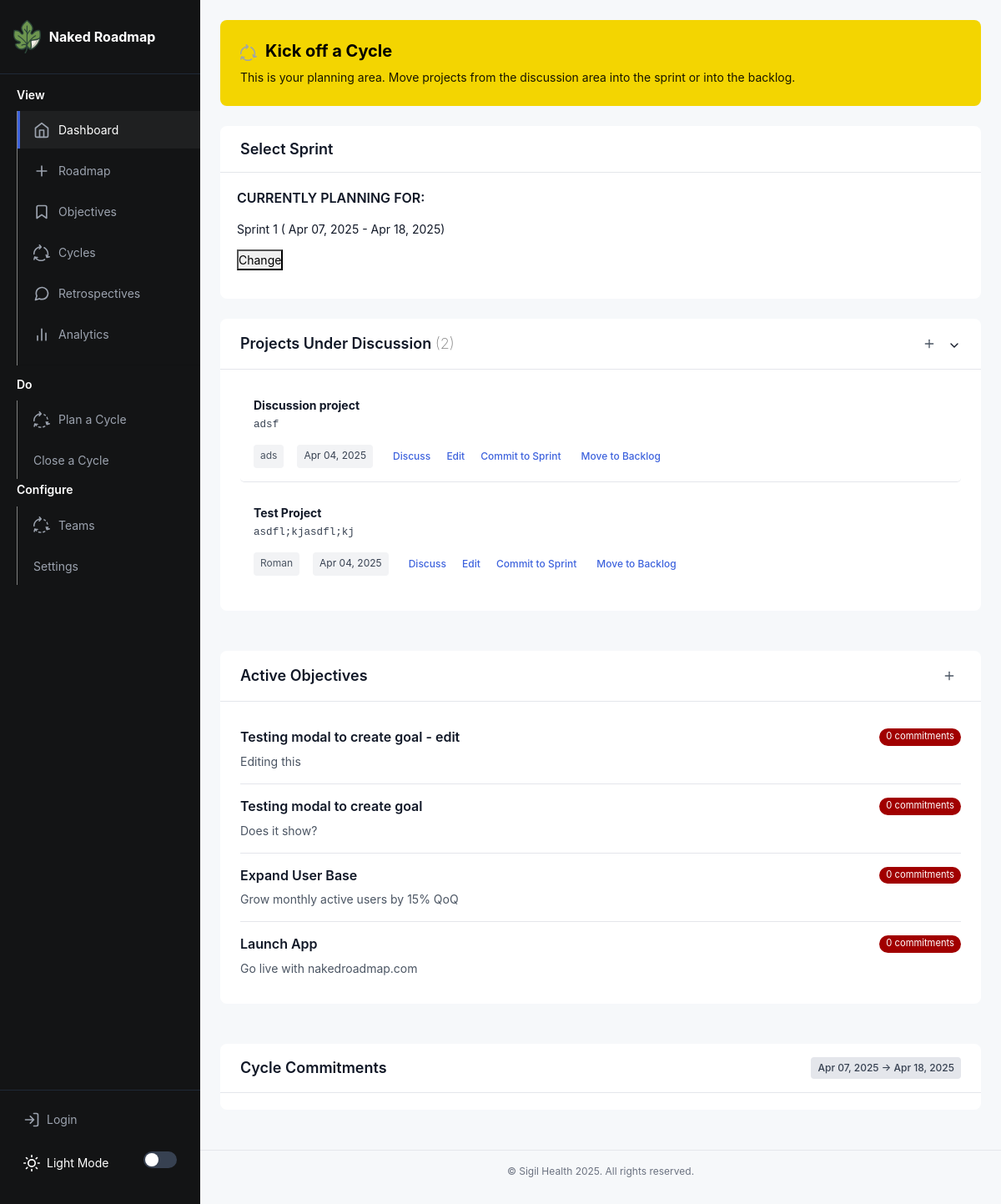
Screenshot of /planning/cycle/2 with the database file from the repository.
### app/models.py (models this page shows, shortened)
class Sprint(db.Model):
    id: so.Mapped[int] = so.mapped_column(primary_key=True)
    created: so.Mapped[datetime] = so.mapped_column(index=True, default=lambda: datetime.now(timezone.utc))
    title: so.Mapped[str] = so.mapped_column(sa.TEXT())
    date_start: so.Mapped[date] = so.mapped_column(index=True)
    date_end: so.Mapped[date] = so.mapped_column(index=True)
    goals: so.Mapped[str] = so.mapped_column(sa.TEXT(), nullable=True)
    status: so.Mapped[str] = so.mapped_column(sa.TEXT(), nullable=True)

class Project(db.Model):
    __tablename__ = "project"
    id: so.Mapped[int] = so.mapped_column(primary_key=True)
    name: so.Mapped[str] = so.mapped_column(sa.TEXT())
    created: so.Mapped[datetime] = so.mapped_column(index=True, default=lambda: datetime.now(timezone.utc))
    dri: so.Mapped[str] = so.mapped_column(sa.TEXT())
    team: so.Mapped[str] = so.mapped_column(sa.TEXT())
    context: so.Mapped[str] = so.mapped_column(sa.TEXT())
    why: so.Mapped[str] = so.mapped_column(sa.TEXT())
    requirements: so.Mapped[str] = so.mapped_column(sa.TEXT())
    launch: so.Mapped[str] = so.mapped_column(sa.TEXT())
    location: so.Mapped[str] = so.mapped_column(sa.TEXT(),  nullable=True, default="discussion")
    type: so.Mapped[str] = so.mapped_column(sa.TEXT(), nullable=True)
    status: so.Mapped[str] = so.mapped_column(sa.TEXT(), nullable=True, default="Active")
    objective_id = db.Column(db.Integer, db.ForeignKey('goal.id'), nullable=True)
    objective = db.relationship('Goal', backref=db.backref('projects', lazy='dynamic'))

class Goal(db.Model):
    __tablename__ = "goal"
    id: so.Mapped[int] = so.mapped_column(primary_key=True)
    created: so.Mapped[datetime] = so.mapped_column(index=True, default=lambda: datetime.now(timezone.utc))
    title: so.Mapped[str] = so.mapped_column(sa.TEXT())
    requested_by: so.Mapped[str] = so.mapped_column(sa.TEXT())
    details: so.Mapped[str] = so.mapped_column(sa.TEXT())
    user_id: so.Mapped[int] = so.mapped_column(sa.ForeignKey(User.id), index=True)
    status: so.Mapped[str] = so.mapped_column(sa.TEXT(), nullable=True, default="Active")
    completed: so.Mapped[datetime] = so.mapped_column(nullable=True)

### app/routes.py (the view)
@app.route('/planning/cycle/<int:sprint_id>', methods=['GET'])
def planningStep2CycleSelected(sprint_id):
    projects = (
        Project.query
        .order_by(Project.created.desc())
        .filter(Project.status != "Completed")
        .all()
    )
    goals = (
        db.session.query(
            Goal,
            func.count(SprintProjectMap.id).label('sprint_project_count')
        )
        .outerjoin(Project, Project.objective_id == Goal.id)
        .outerjoin(SprintProjectMap, (SprintProjectMap.project_id == Project.id) &
                                     (SprintProjectMap.sprint_id == sprint_id))
        .filter(Goal.status == 'Active')
        .group_by(Goal.id)
        .order_by(Goal.created.desc())
        .all()
    )
    selectedsprint = (
        Sprint.query
        .filter(Sprint.id == sprint_id)
        .first()
    )
    sprints = (
        Sprint.query
        .filter(Sprint.status != "Completed")
        .order_by(Sprint.date_start.asc())
        .all()
    )
    sprintlog = (
        SprintProjectMap.query
        .filter(SprintProjectMap.sprint_id == sprint_id)
        .order_by(SprintProjectMap.order.asc())
        .all()
    )
    today = datetime.now()
    return render_template(
        'plan-cycle-2.html',
        title='Plan a Cycle',
        projects=projects,
        goals=goals,
        config=Config,
        sprints=sprints,
        sprintlog=sprintlog,
        datetime=datetime,
        today=today,
        selectedsprint=selectedsprint
    )

### app/routes.py (called while the page is built)
@app.context_processor
def inject_csrf_token():
    return dict(csrf_token=generate_csrf())

### app/templates/plan-cycle-2.html (shortened to what this page needs)
{% extends 'base.html' %}
{% block content %}
<div class="welcome-banner">
  <h2><img src="{{ url_for('static', filename='./icons/cycle.svg')}}" style="max-height:20px; margin-right:10px;">Kick off a Cycle</h2>
  <p>This is your planning area. Move projects from the discussion area into the sprint or into the backlog.</p>
</div>
<section class="section cycle-section">
  <div class="section-header collapsible-header" onclick="toggleCycleSection()">
    <h3>Select Sprint</h3>
  </div>
  <div style="padding:20px;">
    <h4>CURRENTLY PLANNING FOR:</h4>
    <p>{{ selectedsprint.title }} ( {{selectedsprint.date_start.strftime('%b %d, %Y')}} - {{selectedsprint.date_end.strftime('%b %d, %Y')}})</p>
    <p><button id="toggleSelectSprint">Change</button>
    </p>
  </div>
</section>
<section class="two-column-section">
  <section class="section discussion-section column-wide section">
    <div class="section-header collapsible-header" onclick="toggleDiscussionSection()">
      <h3>Projects Under Discussion <span style="color:gray; font-weight:200;">({{ projects|selectattr('location', '==', "discussion")|list|length }})</span></h3>
      <div class="header-actions">
        <a href="{{ url_for('createProject') }}" class="btn-icon" title="Add new Goal">
          <svg width="16" height="16" viewBox="0 0 24 24" fill="none" stroke="currentColor" stroke-width="2" stroke-linecap="round" stroke-linejoin="round">
            <line x1="12" y1="5" x2="12" y2="19"></line>
            <line x1="5" y1="12" x2="19" y2="12"></line>
          </svg>
        </a>
        <span class="collapse-icon">
          <svg width="16" height="16" viewBox="0 0 24 24" fill="none" stroke="currentColor" stroke-width="2" stroke-linecap="round" stroke-linejoin="round">
            <polyline points="6 9 12 15 18 9"></polyline>
          </svg>
        </span>
      </div>
    </div>
    <div class="discussion-list" id="discussion-list">
      {% for project in projects|selectattr('location', '==', "discussion")|list %}
      <div class="discussion-item" data-project-id="{{ project.id }}">
        <p><strong>{{ project.name }}</strong><br>
          <span class="discussion-details">{{ project.context }}</span>
        </p>
        <div class="discussion-actions">
          <span class="requester date-badge">{{ project.dri }}</span> <span class="date-badge">{{ project.created.strftime('%b %d, %Y') }}</span>
          <button class="btn-text discuss-btn" data-project-id="{{ project.id }}">Discuss</button>
          <a href="{{ url_for('edit', project_id=project.id) }}" class="btn-icon" title="Edit project"><button class="btn-text">Edit</button></a>
          <button class="btn-text add-to-cycle-btn" data-project-id="{{ project.id }}">Commit to Sprint</button>
          <button class="btn-text move-to-backlog-btn" data-project-id="{{ project.id }}">Move to Backlog</button>
        </div>
      </div>
      {% endfor %}
    </div>
  </section>
  <section class="section discussion-section column-narrow section">
    <div class="section-header">
      <h3>Active Objectives</h3>
      <a href="{{ url_for('createGoal') }}" class="btn-icon" title="Add new Goal">
        <svg width="16" height="16" viewBox="0 0 24 24" fill="none" stroke="currentColor" stroke-width="2" stroke-linecap="round" stroke-linejoin="round">
          <line x1="12" y1="5" x2="12" y2="19"></line>
          <line x1="5" y1="12" x2="19" y2="12"></line>
        </svg>
      </a>
    </div>
    <div class="goals-list">
    {% for goal_data in goals %}
    <div class="goal-item">
      <h4 style="display:flex; justify-content: space-between;">
        {{ goal_data.Goal.title }}
        <span class='project-count-badge {% if goal_data.sprint_project_count == 0 %}' style='background-color:#a10000; color:white;{% endif %}'>
          {{ goal_data.sprint_project_count }} commitment{% if goal_data.sprint_project_count != 1 %}s{% endif %}
        </span>
      </h4>
      <p>{{ goal_data.Goal.details }}</p>
    </div>
    {% endfor %}
  </div>
  </section>
</section>
<section>
  <div class="section">
    <div class="section-header">
      <h3>Cycle Commitments</h3>
      <span class="status-badge status-planned">
        {% if sprints|length > 0 %}
        {{ sprints[0].date_start.strftime('%b %d, %Y') }} &rarr; {{ sprints[0].date_end.strftime('%b %d, %Y') }}
        {% endif %}
      </span>
    </div>
    <div class="sprint-projects sortable-projects" id="sortable-projects">
    </div>
</section>
{% endblock %}

### rows the page displays
Sprint: title "Sprint 1", date_start "Apr 07, 2025", date_end "Apr 18, 2025"
Project: name "Discussion project", context "adsf", dri "ads", created "Apr 04, 2025"
Project: name "Test Project", context "asdfl;kjasdfl;kj", dri "Roman", created "Apr 04, 2025"
Goal: Goal "Testing modal to create goal - edit", sprint_project_count "0", Goal.details "Editing this"
Goal: Goal "Testing modal to create goal", sprint_project_count "0", Goal.details "Does it show?"
Goal: Goal "Expand User Base", sprint_project_count "0", Goal.details "Grow monthly active users by 15% QoQ"
Goal: Goal "Launch App", sprint_project_count "0", Goal.details "Go live with nakedroadmap.com"

### other values shown
{{ projects|selectattr('location', '==', "discussion")|list|length }} "2"
{{ config.company_name }} "Sigil Health"
